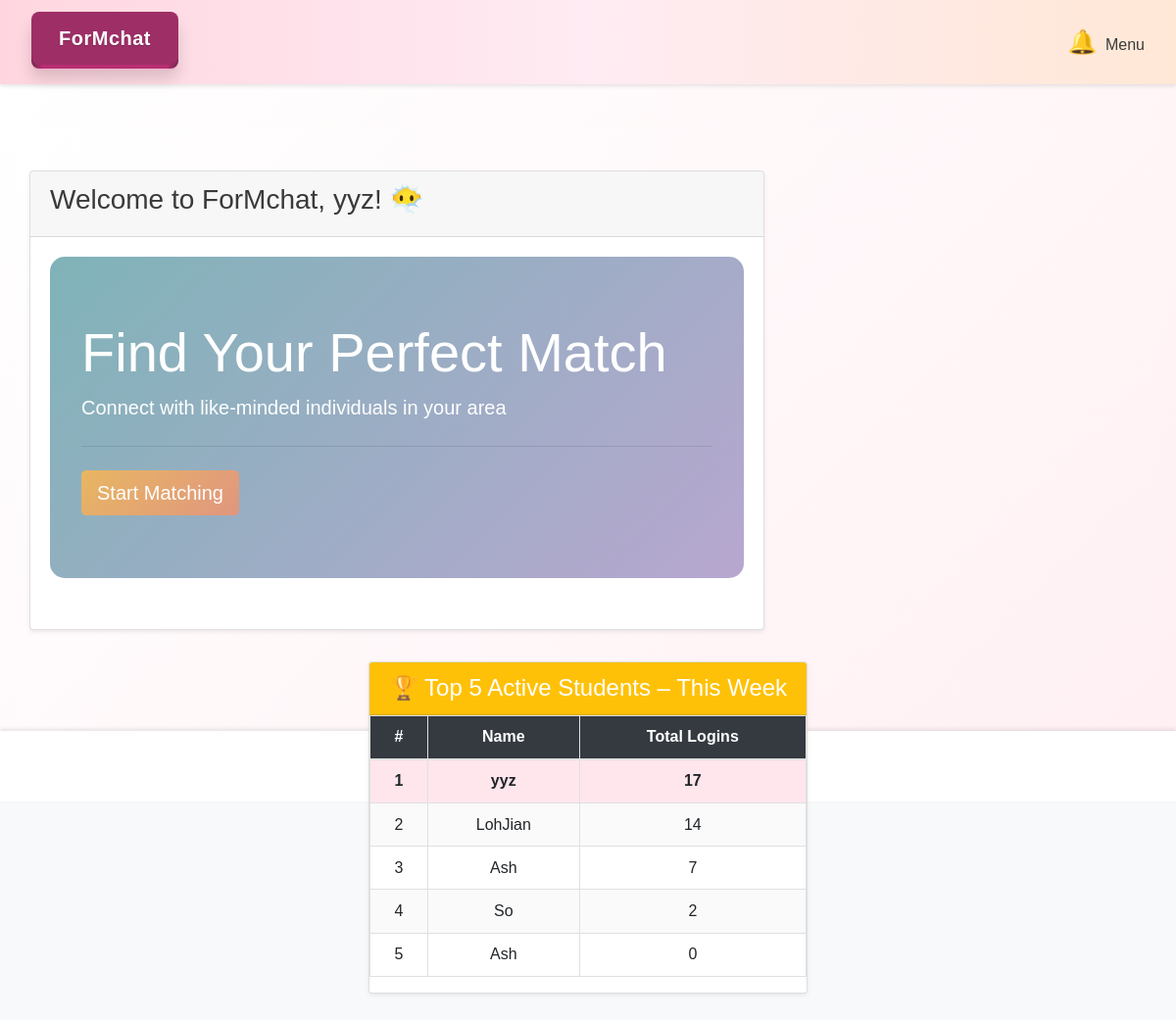
Screenshot of /mainpage (signed in) with the database file from the repository.
### app.py (models this page shows)
class User(db.Model):
    __tablename__ = 'user'
    id = db.Column(db.Integer, primary_key=True)
    username = db.Column(db.String(100), nullable=False)
    email = db.Column(db.String(120), unique=True, nullable=False)
    password = db.Column(db.String(200), nullable=False)
    is_verified = db.Column(db.Boolean, default=False)
    verification_status = db.Column(db.String(100), default="Pending Approval")
    age = db.Column(db.Integer)
    race = db.Column(db.String(50))
    faculty = db.Column(db.String(50))
    sex = db.Column(db.String(10))
    bio = db.Column(db.Text)
    location = db.Column(db.String(100))
    avatar = db.Column(db.String(200), default=app.config['DEFAULT_AVATAR_PATH'])
    likes_received = db.relationship("Like", foreign_keys="Like.target_user_id", backref="target_user")
    loves_received = db.relationship("Love", foreign_keys="Love.target_user_id", backref="target_user")
    sent_messages = db.relationship('Message', foreign_keys='Message.sender_id', backref='sender')
    received_messages = db.relationship('Message', foreign_keys='Message.receiver_id', backref='receiver')
    last_login = db.Column(db.DateTime, default=datetime.utcnow)
    login_count = db.Column(db.Integer, default=0)

### app.py (the view)
@app.route('/mainpage')
def mainpage():
    if 'user_id' not in session:
        return redirect(url_for('login'))
    user = User.query.get(session['user_id'])
    if not user:
        flash('User not found')
        return redirect(url_for('login'))
    one_week_ago = datetime.utcnow() - timedelta(days=7)
    top_users = User.query.filter(User.last_login >= one_week_ago)\
                          .order_by(User.login_count.desc())\
                          .limit(5).all()
    return render_template('mainpage.html', user=user, users=top_users)

### app.py (called while the page is built)
@app.before_request
def before_request():
    if 'session_id' not in session:
        session['session_id'] = secrets.token_hex(16)

def generate_csrf_token():
    if 'csrf_token' not in session:
        session['csrf_token'] = secrets.token_hex(16)
    return session['csrf_token']

@app.context_processor
def inject_user_and_notifications():
    user = None
    unread_count = 0
    if 'user_id' in session:
        user_id = session['user_id']
        user = User.query.get(user_id)
        unread_count = Notification.query.filter_by(user_id=user_id, is_read=False).count()
    return dict(user=user, unread_count=unread_count)

@app.context_processor   #pass current_user to render_template() again and always available in base.html
def inject_current_user():
    user_id = session.get('user_id')
    if user_id:
        current_user = User.query.get(user_id)
        return dict(current_user=current_user)
    return dict(current_user=None)

### frontend/templates/mainpage.html (shortened to what this page needs)
{% extends "base.html" %}
{% block content %}
<head>
    <link rel="stylesheet" href="https://stackpath.bootstrapcdn.com/bootstrap/4.5.2/css/bootstrap.min.css">
    <link rel="stylesheet" href="{{ url_for('static', filename='css/style.css') }}">
</head>
<body>
    <div class="body-color">
        <div class="container-fluid mt-4">
    <div class="body-color">
        <div class="container-fluid mt-4">
            <div class="row">
                <div class="col-md-8">
                    <div class="card">
                        <div class="card-header">
                            <h3>Welcome to ForMchat, {{ user.username }}! 😶‍🌫️</h3>
                        </div>
                        <div class="card-body">
                            <div class="jumbotron">
                                <h1 class="display-4">Find Your Perfect Match</h1>
                                <p class="lead">Connect with like-minded individuals in your area</p>
                                <hr class="my-4">
                                <a class="btn start-matching-btn btn-lg" role="button" onclick="window.location.href='/matches'">Start Matching</a>
                            </div>
                        </div>
                    </div>
                </div>
                <section class="top-active box card">
                    <div class="card-header bg-warning text-white">
                        <h4 class="mb-0">🏆 Top 5 Active Students – This Week</h4>
                    </div>
                    <div class="card-body p-0">
                        <table class="leaderboard table">
                            <thead class="thead-dark">
                                <tr>
                                    <th scope="col">#</th>
                                    <th scope="col">Name</th>
                                    <th scope="col">Total Logins</th>
                                </tr>
                            </thead>
                            <tbody>
                                {% for user in users %}
                                <tr>
                                    <td>{{ loop.index }}</td>
                                    <td>{{ user.username }}</td>
                                    <td>{{ user.login_count }}</td>
                                </tr>
                                {% endfor %}
                            </tbody>
                        </table>
                    </div>
                </section>
            </div>
        </div>
    </div>
</body>
{% endblock %}

### frontend/static/css/style.css (style rules this page uses)
body { font-family: 'Arial', sans-serif; margin: 0; padding: 0; background-color: #FFD3B6; color: #3A3A3A; display: flex; flex-direction: column; min-height: 100vh; }
.body-color { flex: 1; display: flex; flex-direction: column; padding: 20px 0; background: linear-gradient(135deg, #ffffff 0%,#fff0f3 100% ); height: calc(100vh - 140px); }
.card { box-shadow: 0 0.125rem 0.25rem rgba(0,0,0,0.075); }
.jumbotron { background: linear-gradient(135deg, #ff758c 0%, #ff7eb3 100%); color: white; border-radius: 15px; }
body { background-color: #f8f9fa; }
.jumbotron { background: linear-gradient(135deg, #7FB3B8 0%, #B8A7D0 100%); color: white; border-radius: 15px; }
.start-matching-btn { background: linear-gradient(135deg, #E8B662 0%, #E0967F 100%); border: none; color: white; transition: all 0.3s ease; }
.top-active { max-width: 480px; margin: 2rem auto; text-align: center; }
.leaderboard { width: 100%; border-collapse: collapse; font-family: Arial, Helvetica, sans-serif; }
.leaderboard th, .leaderboard td { padding: 0.6rem; border: 1px solid #e0e0e0; }
.leaderboard thead { background: #ff99ac; color: #fff; }
.leaderboard tbody tr:nth-child(even) { background: #fafafa; }
.leaderboard tbody tr:first-child td { font-weight: 700; background: #ffe6ec; }
.leaderboard.table th, .leaderboard.table td { border-color: #e0e0e0; }

### rows the page displays
User: username "yyz", login_count "17"
User: username "LohJian", login_count "14"
User: username "Ash", login_count "7"
User: username "So", login_count "2"
User: username "Ash", login_count "0"
